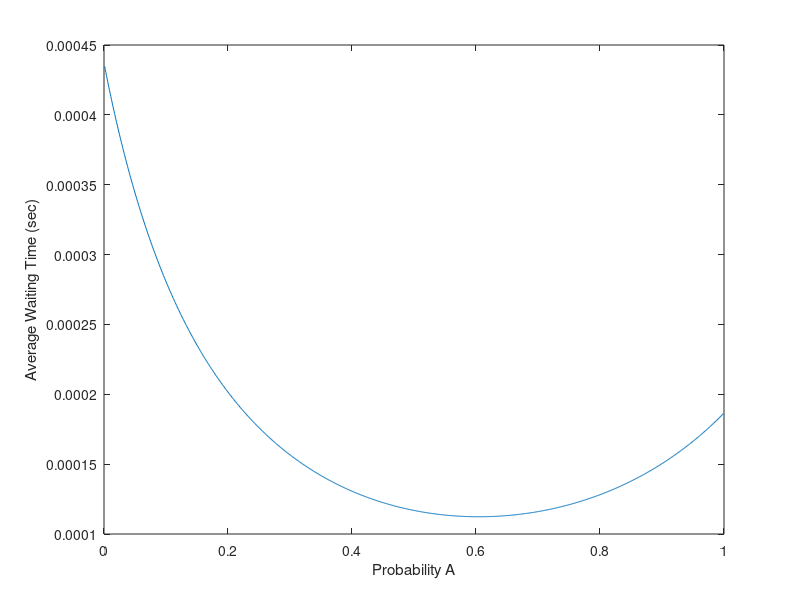
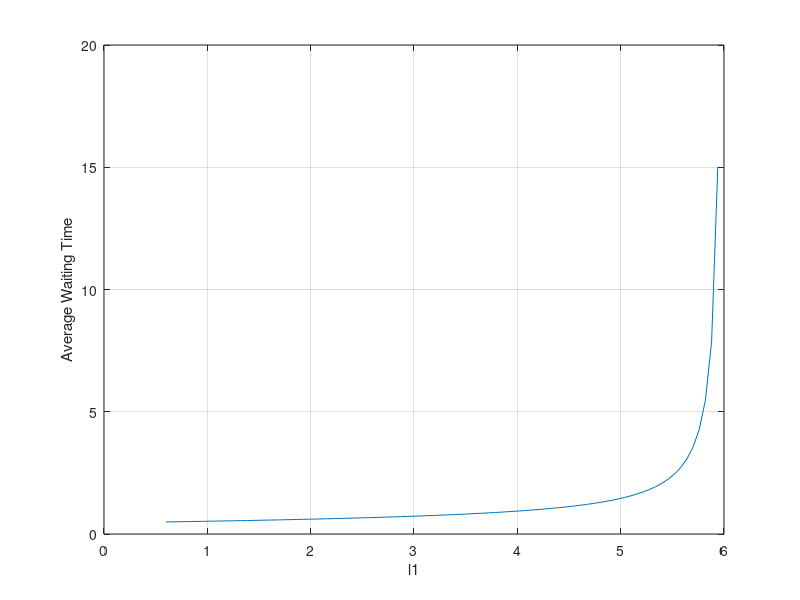

Recreate these plots in MATLAB, in order.
#Network with Alternatives

clc;
clear all;
close all;
a=0.001:0.001:0.999;
lambda=10000;
L=1024;
C1=15*1024*1024;
C2=12*1024*1024;
m1=C1/L;
m2=C2/L;
l1=a*lambda;
l2=(1-a)*lambda;
E1=l1./(m1-l1);
E2=l2./(m2-l2);
ET=(E1+E2)/lambda;
plot(a,ET);
ylabel("Average Waiting Time (sec)");
xlabel("Probability A");
[ET_min,a_min]=min(ET);
display("Minimizing E(T), value of a is:");
display(a(a_min));
display("Minimum delay is:");
display(ET_min);

#Open Network

#Intensities Function

function [r1 r2 r3 r4 r5 ergodic] = intensities (lambda1, lambda2, mu1, mu2, mu3, mu4, mu5)
 r1 = lambda1 / mu1;
 r2 = ((2 / 7) * lambda1 + lambda2) / mu2;
 r3 = (4 / 7) * lambda1 / mu3;
 r4 = (3 / 7) * lambda1 / mu4;
 r5 = ((4 / 7) * lambda1 + lambda2) / mu5;
 if (r1 < 1 &&
 r2 < 1 &&
 r3 < 1 &&
 r4 < 1 &&
 r5 < 1)
 ergodic = true;
 else
 ergodic = false;
 endif
 display(r1);
 display(r2);
 display(r3);
 display(r4);
 display(r5);
endfunction

#Mean Clients Function

function [clients1 clients2 clients3 clients4 clients5] = mean_clients(lambda1, lambda2, mu1, mu2,
mu3, mu4, mu5)
[r1 r2 r3 r4 r5] = intensities (lambda1, lambda2, mu1, mu2, mu3, mu4, mu5);
 clients1 = r1/(1-r1);
 clients2 = r2/(1-r2);
 clients3 = r3/(1-r3);
 clients4 = r4/(1-r4);
 clients5 = r5/(1-r5);
endfunction

#Average Waiting Time Plot

lambda1 = (0.1: 0.01: 0.99)*6;
lambda2 = 1;
mu1 = 6;
mu2 = 5;
mu3 = 8;
mu4 = 7;
mu5 = 6;

for i = 1:1:90
  [c1 c2 c3 c4 c5] = mean_clients(lambda1(i), lambda2, mu1, mu2, mu3, mu4, mu5);
  clients = [c1 c2 c3 c4 c5];
  waiting_times(i) = sum(clients) / (lambda1(i) + lambda2);
endfor

figure(2);
plot(lambda1, waiting_times);
xlabel("l1");
ylabel("Average Waiting Time");
grid on;


